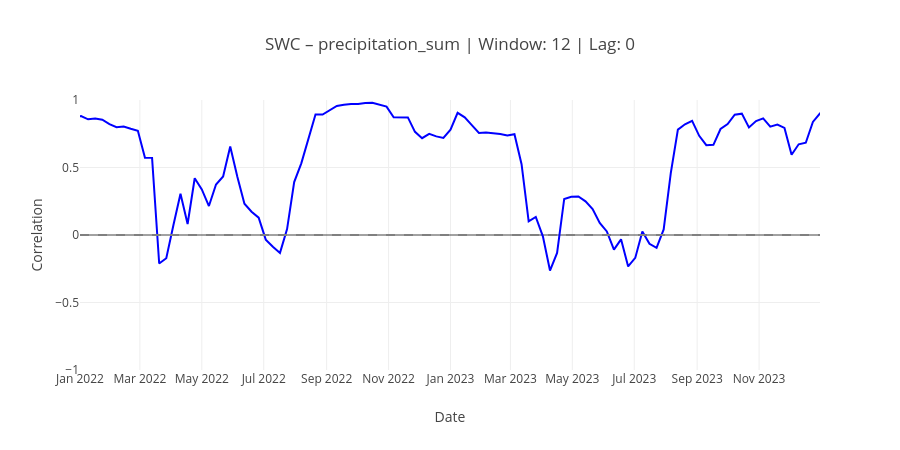

Here is the notebook cell this chart was saved with:
### Markdown cell above
We now see that precipitation as well has some high peaks with high correlation, and is also season-dependent. It is much more important than the initial 0.130 correlation factor we got earlier.

### Code cell
fig = plot_swc(
    weather_variable="precipitation_sum",
    window=12,
    lag=0
)

fig.update_xaxes(
    range=["2022-01-01", "2023-12-31"],
    dtick="M2",
    tickformat="%b %Y"
)

fig.show()

### Figure 1 — Plotly figure (JSON) as saved in the notebook; plotly's stock layout.template omitted (floating-point values rounded to 4 significant figures; data arrays with more than 128 entries replaced by an {"elided": "..."} marker saying what was removed)
{"data": [{"hovertemplate": "Date=%{x}<br>Correlation=%{y}<extra></extra>", "legendgroup": "", "line": {"color": "blue", "dash": "solid"}, "marker": {"symbol": "circle"}, "mode": "lines", "name": "", "orientation": "v", "showlegend": false, "type": "scatter", "x": {"elided": "523 str values"}, "xaxis": "x", "y": {"elided": "523 float values"}, "yaxis": "y"}], "layout": {"height": 450, "legend": {"tracegroupgap": 0}, "shapes": [{"line": {"color": "gray", "dash": "dash"}, "type": "line", "x0": 0, "x1": 1, "xref": "x domain", "y0": 0, "y1": 0, "yref": "y"}], "title": {"text": "SWC – precipitation_sum | Window: 12 | Lag: 0"}, "xaxis": {"anchor": "y", "domain": [0, 1], "dtick": "M2", "range": ["2022-01-01", "2023-12-31"], "tickformat": "%b %Y", "title": {"text": "Date"}}, "yaxis": {"anchor": "x", "domain": [0, 1], "range": [-1, 1], "title": {"text": "Correlation"}}}}
